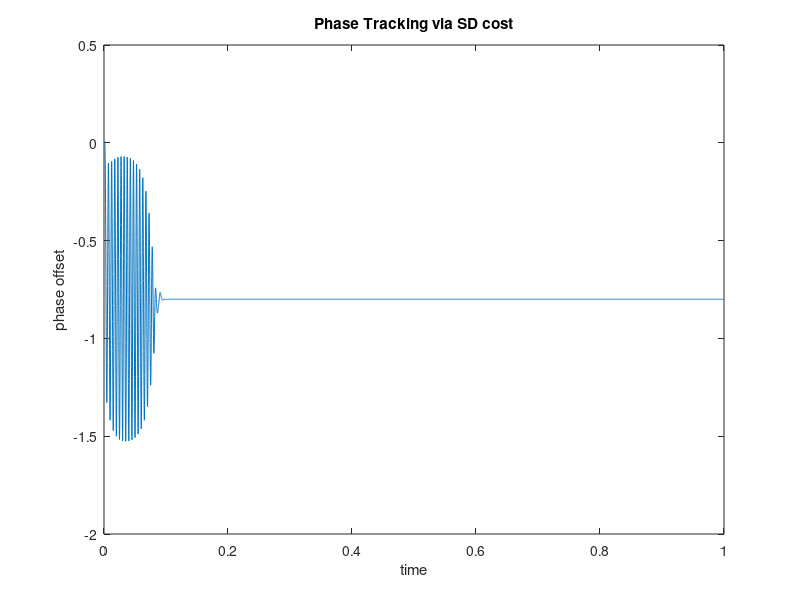

Recreate this plot in MATLAB.
% Code to solve the optimization problem in 10_10_c inspired in pllsd.m

Ts=1/10000; time=2; t=0:Ts:time-Ts;    % time interval & vector
fc=100; alphaoff=-0.8;                    % carrier freq. and phase

mu=-0.39;                               % algorithm stepsize
beta=zeros(1,length(t)); beta(1)=0;  % initialize estimates
fl=25; h=ones(1,fl)/fl;                % averaging coefficients
z=zeros(1,fl); f0=fc;                  % buffer for avg
for k=1:length(t)-1                     % run algorithm
  jd = 0.25*sin(2*alphaoff-2*beta(k));
  z=[z(2:fl), jd];                 % z contains past inputs
  beta(k+1)=beta(k)+mu*fliplr(h)*z'; % update = z convolve h. Mu is positive because it is wanted to maximize J.
end

plot(t,beta)                             % plot estimated phase
title('Phase Tracking via SD cost')
xlabel('time'); ylabel('phase offset')


%% Option 2: not considering alpha
% pllsd.m: phase tracking minimizing SD

Ts=1/10000; time=1; t=0:Ts:time-Ts;    % time interval & vector
fc=100; alpha=-0.8;                    % carrier freq. and phase
rp=cos(2*pi*fc*t+alpha);             % simplified rec signal
mu=.2437;                               % algorithm stepsize
beta=zeros(1,length(t)); beta(1)=0;  % initialize estimates
fl=25; h=ones(1,fl)/fl;                % averaging coefficients
z=zeros(1,fl); f0=fc;                  % buffer for avg
for k=1:length(t)-1                    % run algorithm
  filtin=(rp(k)-cos(2*pi*f0*t(k)+beta(k)))*sin(2*pi*f0*t(k)+beta(k));
  z=[z(2:fl), filtin];                 % z contains past inputs
  beta(k+1)=beta(k)-mu*fliplr(h)*z'; % update = z convolve h
end

plot(t,beta)                             % plot estimated phase
title('Phase Tracking via SD cost')
xlabel('time'); ylabel('phase offset')

